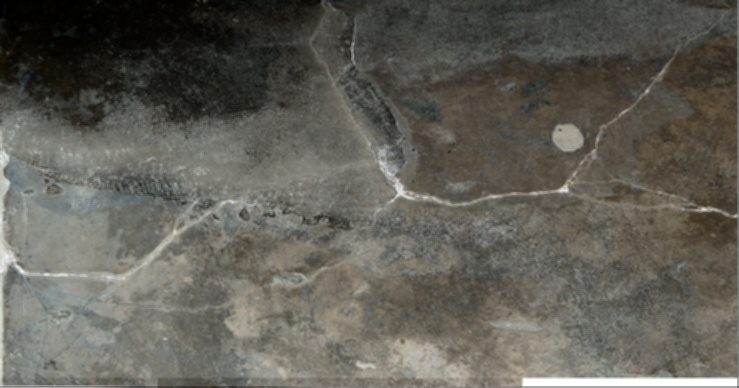
#> input picture Extracting_info/bilateral_result.jpg, 739 x 388 px, found by its file name
$ python canny_edge.py
#> lines starting #> are read from the running program, lines starting #| are printed output that depends on the picture
import numpy as np
import cv2 as cv
from matplotlib import pyplot as plt
img = cv.imread('Extracting_info/bilateral_result.jpg',0)
#> img: shape (388, 739); min 0, max 255, mean 95
edges = cv.Canny(img,170,200)
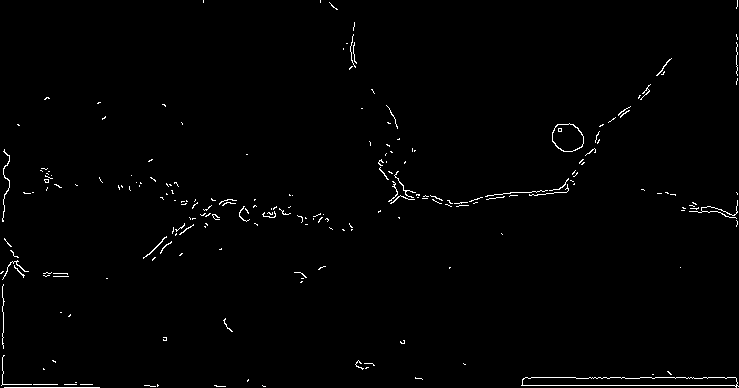
#> edges: shape (388, 739); 1.1% white in thin lines or dots
plt.subplot(121),plt.imshow(img,cmap = 'gray')
plt.title('Original Image'), plt.xticks([]), plt.yticks([])
plt.subplot(122),plt.imshow(edges,cmap = 'gray')
plt.title('Edge Image'), plt.xticks([]), plt.yticks([])
plt.show()
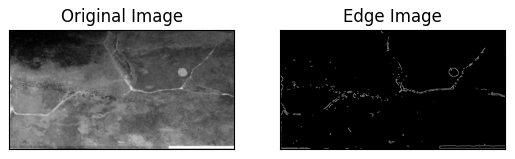
#> figure drawn by matplotlib, 2 panels
cv.imwrite('Extracting_info/canny_edge.jpg', edges)
